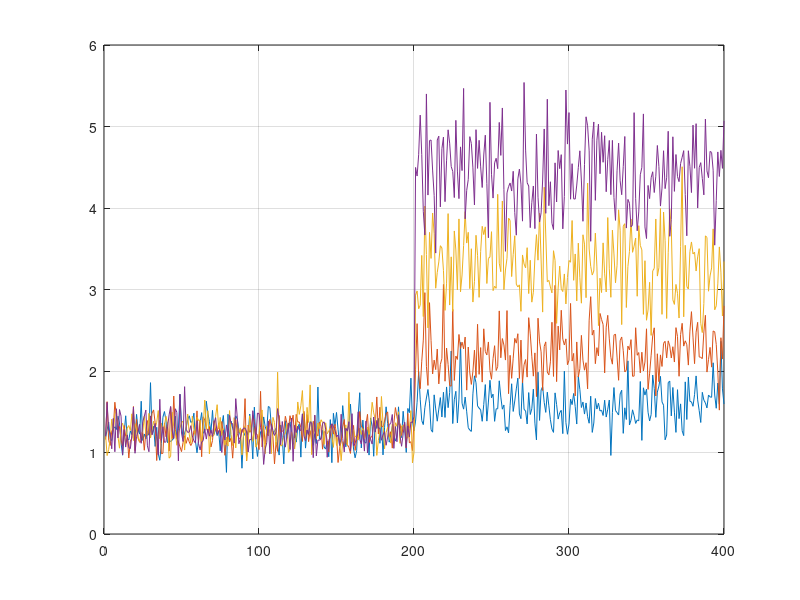

The MATLAB source for this figure:
clear, clc;

Num_data_sample = 200;

SNRdB = [-5 0 3 5 ];
SNR = 10.^(SNRdB./10);

Ns = 100;
P_N0 = [1 1 1 1];         % [W]

for i=1:length(SNR)
    
    hx(i) = sqrt(SNR(i).*P_N0(i));
    
        for k=1:Num_data_sample            
            N0 = wgn(Ns,1,P_N0(i),'dBW');            
            y_1 = mean( abs(hx(i) + N0).^2 );
            y_0 = mean( abs(N0).^2 );
            Data_set(k,i) = y_0;
            Data_set(Num_data_sample+k,i) = y_1;
        end
end


plot(Data_set), hold on, grid on;